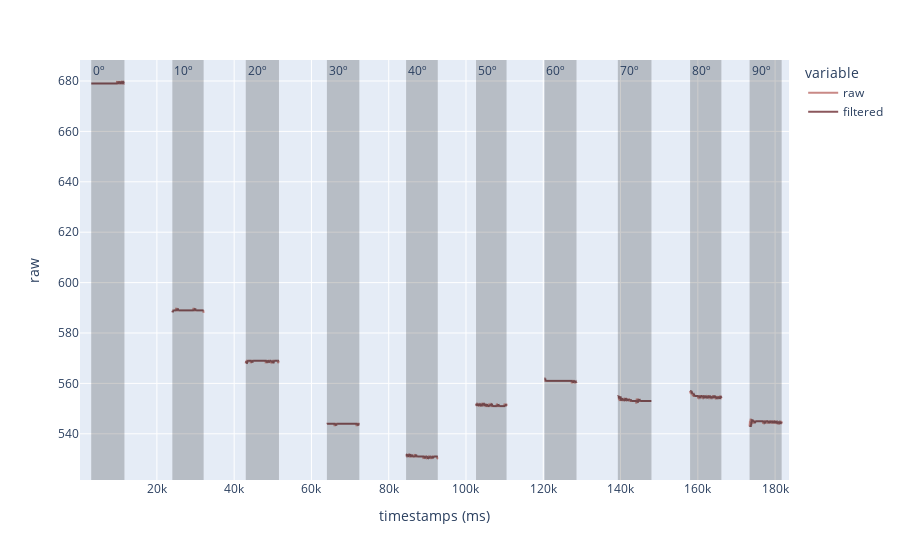

The notebook cell saved with this chart:
### Markdown cell above
##### Plot data

### Code cell
file_path = "./angle_11-11-2022_15-52-30.txt"
annotation_labels = [f"{a}º" for a in range(0, 95, 10)]

data = pd.read_csv(file_path, names=["raw", "filtered","annot"], index_col=0) # in this case, the time column is set as the index
annots_new, data = get_annot_data(data, annotation_labels=annotation_labels)

plot_data(data, remove_nan=True, to_plot=["raw", "filtered"])

### Figure 1 — Plotly figure (JSON) as saved in the notebook; plotly's stock layout.template omitted (floating-point values rounded to 4 significant figures; data arrays with more than 128 entries replaced by an {"elided": "..."} marker saying what was removed)
{"data": [{"hovertemplate": "variable=raw<br>timestamps (ms)=%{x}<br>raw=%{y}<extra></extra>", "legendgroup": "raw", "line": {"color": "#C98986", "dash": "solid"}, "marker": {"symbol": "circle"}, "mode": "lines", "name": "raw", "showlegend": true, "type": "scattergl", "x": {"elided": "1836 int values"}, "xaxis": "x", "y": {"elided": "1836 int values"}, "yaxis": "y"}, {"hovertemplate": "variable=filtered<br>timestamps (ms)=%{x}<br>raw=%{y}<extra></extra>", "legendgroup": "filtered", "line": {"color": "#8B575C", "dash": "solid"}, "marker": {"symbol": "circle"}, "mode": "lines", "name": "filtered", "showlegend": true, "type": "scattergl", "x": {"elided": "1836 int values"}, "xaxis": "x", "y": {"elided": "1836 float values"}, "yaxis": "y"}], "layout": {"annotations": [{"showarrow": false, "text": "0º", "x": 3000, "xanchor": "left", "xref": "x", "y": 1, "yanchor": "top", "yref": "y domain"}, {"showarrow": false, "text": "10º", "x": 24000, "xanchor": "left", "xref": "x", "y": 1, "yanchor": "top", "yref": "y domain"}, {"showarrow": false, "text": "20º", "x": 43000, "xanchor": "left", "xref": "x", "y": 1, "yanchor": "top", "yref": "y domain"}, {"showarrow": false, "text": "30º", "x": 64000, "xanchor": "left", "xref": "x", "y": 1, "yanchor": "top", "yref": "y domain"}, {"showarrow": false, "text": "40º", "x": 84500, "xanchor": "left", "xref": "x", "y": 1, "yanchor": "top", "yref": "y domain"}, {"showarrow": false, "text": "50º", "x": 102600, "xanchor": "left", "xref": "x", "y": 1, "yanchor": "top", "yref": "y domain"}, {"showarrow": false, "text": "60º", "x": 120300, "xanchor": "left", "xref": "x", "y": 1, "yanchor": "top", "yref": "y domain"}, {"showarrow": false, "text": "70º", "x": 139300, "xanchor": "left", "xref": "x", "y": 1, "yanchor": "top", "yref": "y domain"}, {"showarrow": false, "text": "80º", "x": 158000, "xanchor": "left", "xref": "x", "y": 1, "yanchor": "top", "yref": "y domain"}, {"showarrow": false, "text": "90º", "x": 173400, "xanchor": "left", "xref": "x", "y": 1, "yanchor": "top", "yref": "y domain"}], "legend": {"title": {"text": "variable"}, "tracegroupgap": 0}, "margin": {"t": 60}, "shapes": [{"fillcolor": "black", "line": {"width": 0}, "opacity": 0.2, "type": "rect", "x0": 3000, "x1": 11600, "xref": "x", "y0": 0, "y1": 1, "yref": "y domain"}, {"fillcolor": "black", "line": {"width": 0}, "opacity": 0.2, "type": "rect", "x0": 24000, "x1": 32100, "xref": "x", "y0": 0, "y1": 1, "yref": "y domain"}, {"fillcolor": "black", "line": {"width": 0}, "opacity": 0.2, "type": "rect", "x0": 43000, "x1": 51600, "xref": "x", "y0": 0, "y1": 1, "yref": "y domain"}, {"fillcolor": "black", "line": {"width": 0}, "opacity": 0.2, "type": "rect", "x0": 64000, "x1": 72400, "xref": "x", "y0": 0, "y1": 1, "yref": "y domain"}, {"fillcolor": "black", "line": {"width": 0}, "opacity": 0.2, "type": "rect", "x0": 84500, "x1": 92700, "xref": "x", "y0": 0, "y1": 1, "yref": "y domain"}, {"fillcolor": "black", "line": {"width": 0}, "opacity": 0.2, "type": "rect", "x0": 102600, "x1": 110500, "xref": "x", "y0": 0, "y1": 1, "yref": "y domain"}, {"fillcolor": "black", "line": {"width": 0}, "opacity": 0.2, "type": "rect", "x0": 120300, "x1": 128600, "xref": "x", "y0": 0, "y1": 1, "yref": "y domain"}, {"fillcolor": "black", "line": {"width": 0}, "opacity": 0.2, "type": "rect", "x0": 139300, "x1": 148000, "xref": "x", "y0": 0, "y1": 1, "yref": "y domain"}, {"fillcolor": "black", "line": {"width": 0}, "opacity": 0.2, "type": "rect", "x0": 158000, "x1": 166100, "xref": "x", "y0": 0, "y1": 1, "yref": "y domain"}, {"fillcolor": "black", "line": {"width": 0}, "opacity": 0.2, "type": "rect", "x0": 173400, "x1": 181700, "xref": "x", "y0": 0, "y1": 1, "yref": "y domain"}], "xaxis": {"anchor": "y", "domain": [0, 1], "title": {"text": "timestamps (ms)"}}, "yaxis": {"anchor": "x", "domain": [0, 1], "title": {"text": "raw"}}}}
